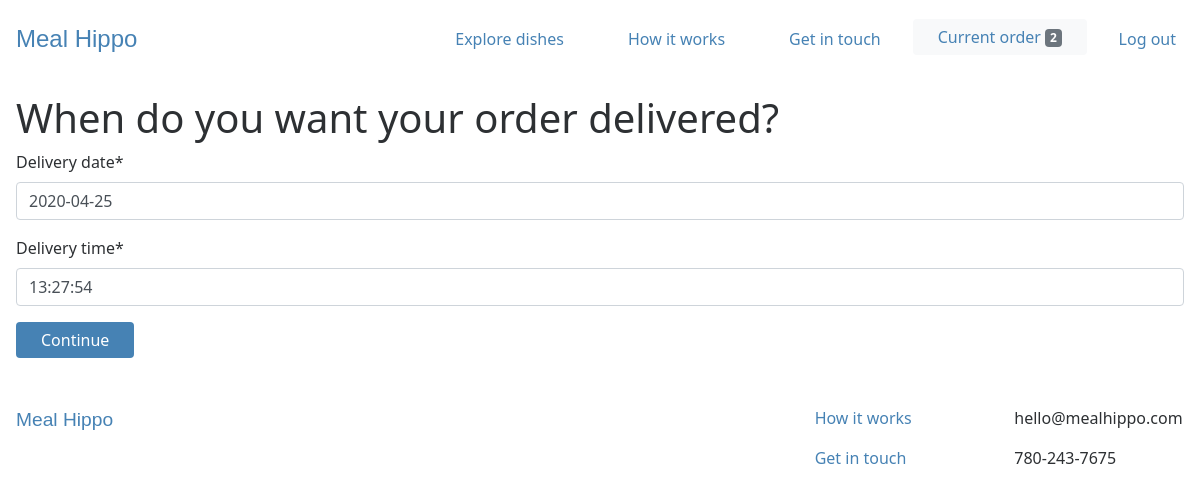
The app's page /order/timing (signed in) with its own data.
### users/models.py (models this page shows, shortened)
class CustomUser(AbstractBaseUser):
    email = models.EmailField(unique=True)
    is_active = models.BooleanField(default=True)
    is_admin = models.BooleanField(default=False)
    objects = CustomUserManager()
    USERNAME_FIELD = 'email'
    REQUIRED_FIELDS = []

### webplatform/models.py (models this page shows, shortened)
class Order(models.Model):
    user = models.ForeignKey(settings.AUTH_USER_MODEL, on_delete=models.CASCADE)
    items = models.ManyToManyField(OrderItem)
    delivery_date = models.DateField(null=True, default=timezone.now)
    delivery_time = models.TimeField(null=True, default=timezone.now)
    is_completed = models.BooleanField(default=False)
    created_at = models.DateTimeField(auto_now_add=True)
    modified_at = models.DateTimeField(auto_now=True)

### webplatform/views.py (the view)
# urls.py: path('order/timing', views.OrderTimingView.as_view(), name='order_timing_view'),
class OrderTimingView(LoginRequiredMixin, UpdateView):
    login_url = 'login'
    model = models.Order
    fields = ['delivery_date', 'delivery_time']
    template_name = 'webplatform/order_timing_view.html'
    success_url = reverse_lazy('webplatform:order_delivery_view')
    def get_object(self):
        order_qs = models.Order.objects.filter(user=self.request.user, is_completed=False)
        if order_qs.exists():
            order = order_qs[0]
            if order.items.count() > 0:
                return order

### webplatform/templatetags/cart_templatetags.py (called while the page is built)
@register.filter
def cart_item_count(user):
    if user.is_authenticated:
        queryset = models.Order.objects.filter(user=user, is_completed=False)
        if queryset.exists():
            return queryset[0].items.count()
    return 0

### webplatform/templates/webplatform/order_timing_view.html (shortened to what this page needs)
{% extends 'base.html' %}
{% load static %}
{% load crispy_forms_tags %}
{% load humanize %}
{% block content %}
<div class="mt-3 mb-5 mx-3">
  <div class="row">
    <div class="col">
      <h1>When do you want your order delivered?</h1>
      <form method="post">
        {{ form|crispy }}
        <input type="submit" value="Continue" class="btn btn-primary">
      </form>
    </div>
  </div>
</div>
{% endblock %}

### templates/base.html (shortened to what this page needs)
{% load static %}
{% load cart_templatetags %}
<!DOCTYPE html>
<html lang="en" dir="ltr">
  <head>
    <link rel="stylesheet" href="https://stackpath.bootstrapcdn.com/bootstrap/4.4.1/css/bootstrap.min.css">
    <link rel="stylesheet" type="text/css" href="{% static 'style.css' %}">
  </head>
  <body>
    <nav class="navbar navbar-expand-md navbar-light py-3">
      <a class="navbar-brand" href="{% url 'webplatform:home_view' %}">Meal&nbsp;Hippo</a>
      <div class="collapse navbar-collapse" id="navbarText">
        <ul class="navbar-nav ml-auto">
          <li class="nav-item ml-5">
            <a class="nav-link" href="{% url 'webplatform:order_items_view' %}">Explore dishes</a>
          </li>
          <li class="nav-item ml-5">
            <a class="nav-link" href="{% url 'webplatform:support_view' %}">How it works</a>
          </li>
          <li class="nav-item ml-5">
            <a class="nav-link" href="{% url 'webplatform:contact_view' %}">Get in touch</a>
          </li>
          {% if user.is_authenticated %}
            <li class="nav-item ml-4">
              <a href="{% url 'webplatform:order_items_view' %}">
                <button type="button" class="btn btn-light">
                  Current order <span class="badge badge-secondary">{{ request.user|cart_item_count }}</span>
                </button>
              </a>
            </li>
            <li class="nav-item ml-4">
              <a class="nav-link" href="{% url 'logout' %}">Log out</a>
            </li>
          {% endif %}
        </ul>
      </div>
    </nav>
    {% block content %}
    {% endblock %}
    <footer class="my-4 mx-3 text-center text-md-left">
      <div class="row">
        <div class="col-lg-8 col-sm mb-5">
          <span class="logo">
            <a href="{% url 'webplatform:home_view' %}">Meal&nbsp;Hippo</a>
          </span>
        </div>
        <div class="col-lg-2 col-sm">
          <p><a href="{% url 'webplatform:support_view' %}">How it works</a></p>
          <p><a href="{% url 'webplatform:contact_view' %}">Get in touch</a></p>
        </div>
        <div class="col-lg-2 col-sm">
          <p>hello@mealhippo.com</p>
          <p>780-243-7675</p>
        </div>
      </div>
    </footer>
  </body>
</html>

### static/style.css (style rules this page uses)
body { color: #2D3033; font-family: "Lucida Grande", "Lucida Sans Unicode", "Lucida Sans", "Segoe UI", Geneva, Frutiger, Verdana, "Helvetica Neue", Arial, sans-serif; font-size: 16px; }
a, .btn-link { color: steelblue; }
.navbar-light .navbar-brand, .logo a { color: steelblue; font-size: 1.5em; font-family: "Arial Rounded MT Bold", "Helvetica Rounded", Arial, sans-serif; }
.logo a { font-size: 1.2em; }
.navbar-nav .nav-item a.nav-link { color: steelblue; }
.btn-primary { background: steelblue; border: none; padding-left: 25px; padding-right: 25px; }
.btn-light { color: steelblue; border: none; padding-left: 25px; padding-right: 25px; }

### records on screen
CustomUser: user|cart_item_count "2"
Order: delivery_date "2020-04-25", delivery_time "13:27:54"
